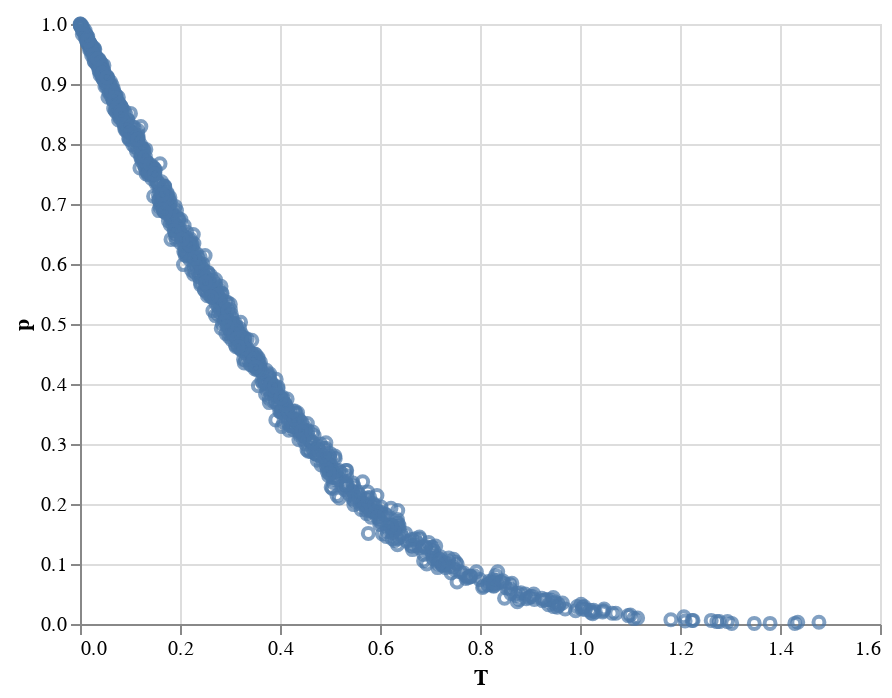

The notebook cell this image was saved under:
### Markdown cell above
#### What is the relationship between T and the p-value?

Run the experiment 1000 times, drawing random values of $T$ and observing their p-values. Make a scatter plot. What do you observe?

### Code cell
data = []
for i in range(1000):
    # pass
    
# make a plot

### Figure 1 — Vega-Lite specification as saved in the notebook (floating-point values rounded to 4 significant figures; data arrays with more than 128 entries replaced by an {"elided": "..."} marker saying what was removed)
{"config": {"view": {"continuousWidth": 400, "continuousHeight": 300}}, "data": {"name": "data-10d41b3ef6cac22d1f96a2e38963e19c"}, "mark": "point", "encoding": {"x": {"type": "quantitative", "field": "T"}, "y": {"type": "quantitative", "field": "p"}}, "$schema": "https://vega.github.io/schema/vega-lite/v4.8.1.json", "datasets": {"data-10d41b3ef6cac22d1f96a2e38963e19c": {"elided": "1000 records"}}}
